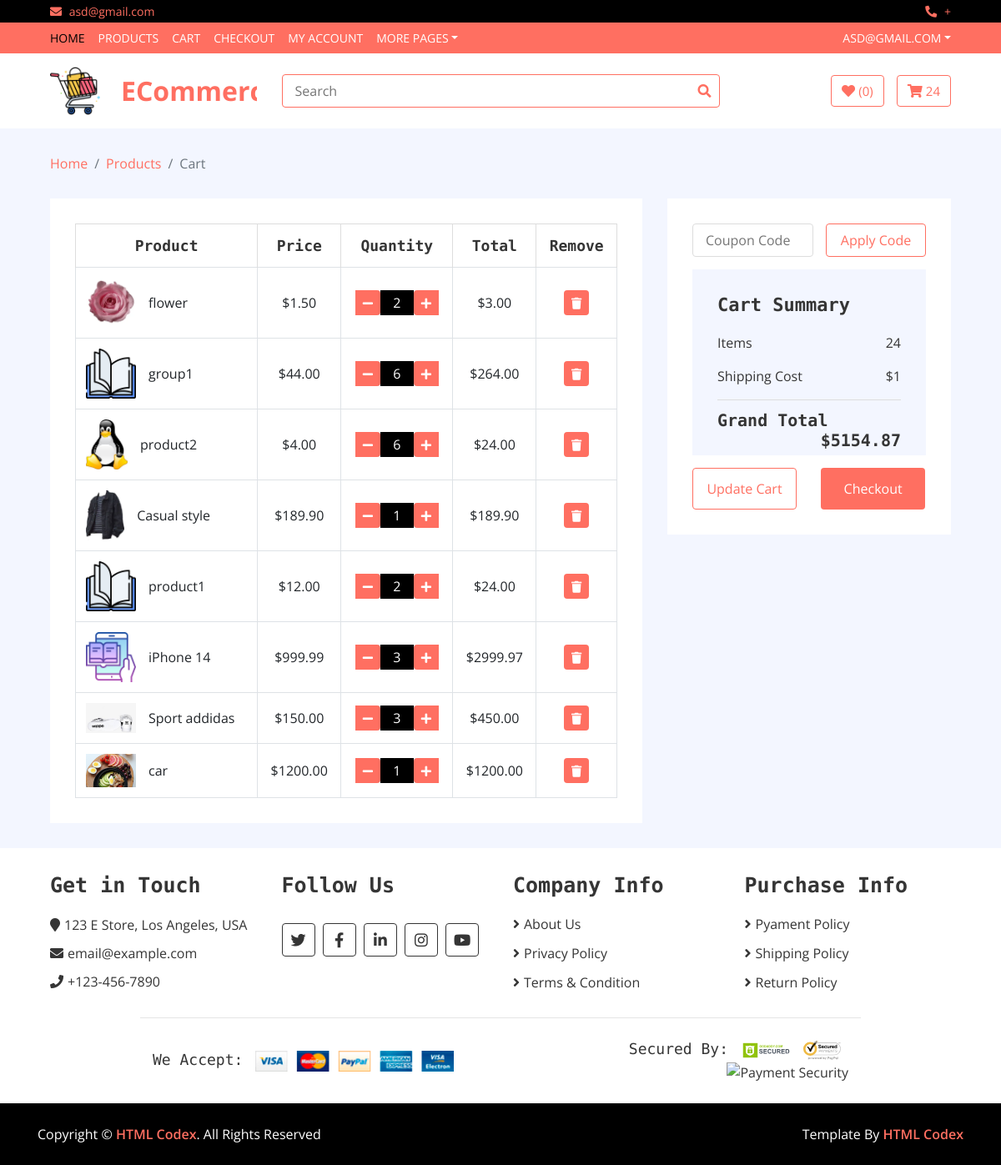
Before: /cart/ (signed in) with the older database file.
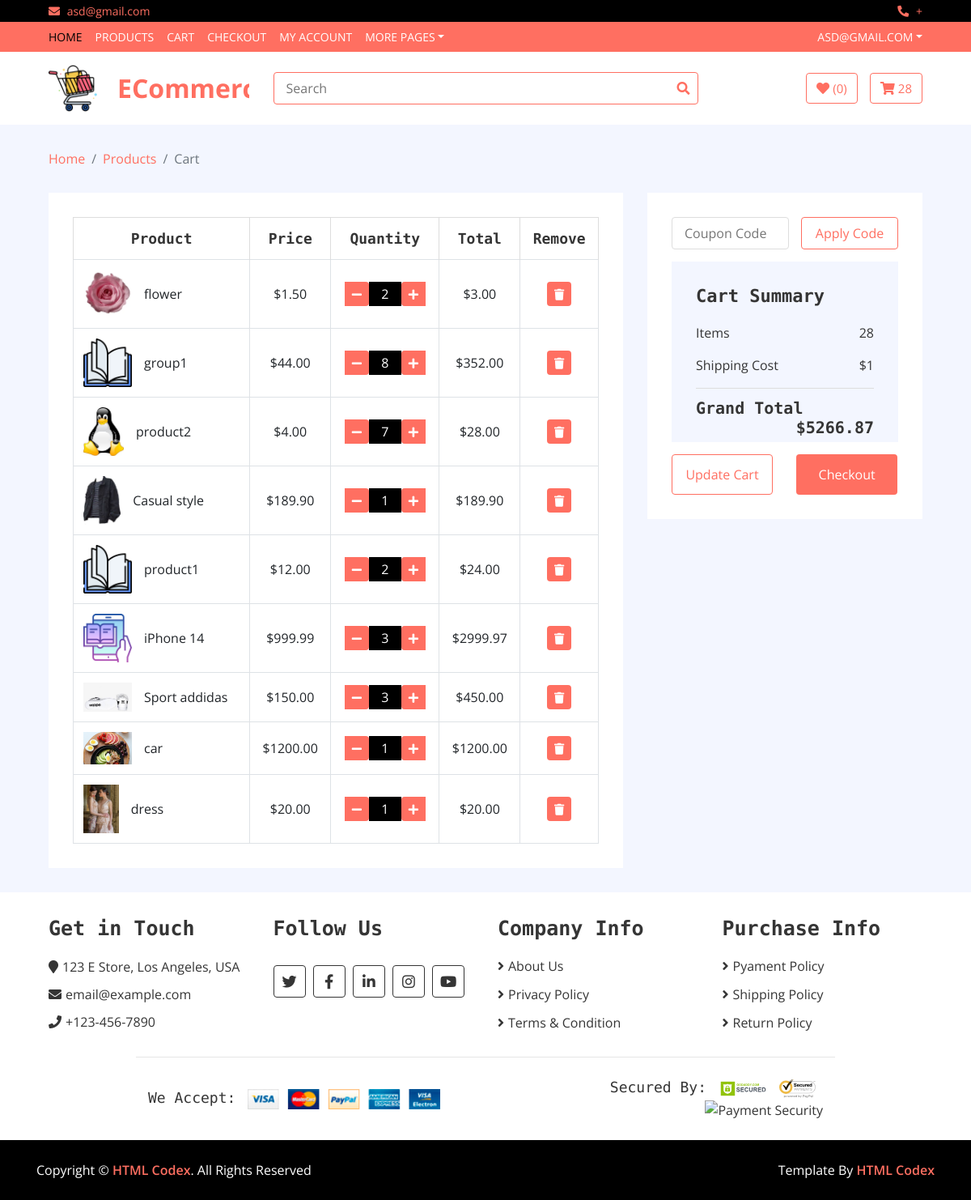
After: the same page with the newer database file.
### ecommerce_app/models.py (models this page shows, shortened)
class OrderItem(models.Model):
    product = models.ForeignKey(Product, on_delete=models.SET_NULL, blank=True , null=True)
    order = models.ForeignKey(Order, on_delete=models.SET_NULL, blank=True, null=True)
    quantity = models.IntegerField(default=0, null=True, blank=True)
    date_created = models.DateTimeField(auto_now_add=True)
    @property
    def get_total(self):
        total = self.product.price * self.quantity
        return total

class Product(models.Model):
    name = models.CharField(max_length=80)
    category = models.ForeignKey(Category, on_delete=models.CASCADE)
    description = models.TextField(blank=True, null=None)
    price = models.DecimalField(max_digits=7, decimal_places=2)
    stock = models.BooleanField(default=True)
    quantity = models.PositiveIntegerField(default=0)
    image = models.ImageField(upload_to=f"image/pro_", blank=True )
    created_at=models.DateTimeField(auto_now_add=True )
    prand =models.ForeignKey(Prand , on_delete=models.CASCADE)

class Order(models.Model):
    user = models.ForeignKey(User, on_delete=models.SET_NULL, blank=True,null=True)
    date_created = models.DateTimeField(auto_now_add=True)
    complete = models.BooleanField(default=False, null=True, blank=False)
    transaction_id = models.CharField(max_length=200,null=True,blank=True)
    @property
    def get_cart_total(self):
        orderitems = self.orderitem_set.all()
        total = sum([item.get_total for item in orderitems])
        return float(total)
    @property
    def get_cart_items(self):
        orderitems = self.orderitem_set.all()
        total = sum([item.quantity for item in orderitems])
        return total

### ecommerce_app/views.py (the view)
# urls.py: path("cart/", cart, name="cart"),
@login_required(login_url = '/login')
def cart(request):
    if request.user.is_authenticated:
        order, created = Order.objects.get_or_create(user=request.user, complete=False)
        items = order.orderitem_set.all()
        cartItems = order.get_cart_items
    else:
        items = []
        order = {"get_cart_items":0, "get_cart_total":0}
        cartItems = {"order.get_cart_items"}
    context = {
        "items": items,
        "order": order,
        "cartItems":cartItems,
    }
    return render(request, "cart.html", context)

### ecommerce_app/templates/cart.html
{% extends 'base.html' %} {% block body %}
<div class="breadcrumb-wrap">
    <div class="container-fluid">
        <ul class="breadcrumb">
            <li class="breadcrumb-item"><a href="#">Home</a></li>
            <li class="breadcrumb-item"><a href="#">Products</a></li>
            <li class="breadcrumb-item active">Cart</li>
        </ul>
    </div>
</div>
<div class="cart-page">
    <div class="container-fluid">
        <div class="row">
            <div class="col-lg-8">
                <div class="cart-page-inner">
                    <div class="table-responsive">
                        <table class="table table-bordered">
                            <thead class="thead-dark">
                                <tr>
                                    <th>Product</th>
                                    <th>Price</th>
                                    <th>Quantity</th>
                                    <th>Total</th>
                                    <th>Remove</th>
                                </tr>
                            </thead>
                            <tbody class="align-middle">
                                {% for item in items %}
                                <tr>
                                    <td>
                                        <div class="img">
                                            <a href="#"><img src="{{item.product.image.url}}" alt="Image"></a>
                                            <p>{{item.product.name}}</p>
                                        </div>
                                    </td>
                                    <td>${{item.product.price}}</td>
                                    <td>
                                        <div class="qty">
                                            <button class="btn-plus update-cart" data-product="{{item.product.id}}" data-action="remove"><i class="fa fa-minus"></i></button>
                                            <input type="text" value="{{item.quantity}}">
                                            <button class="btn-minus update-cart" data-product="{{item.product.id}}" data-action="add"><i class="fa  fa-plus"></i></button>
                                        </div>
                                    </td>
                                    <td>${{item.get_total}}</td>
                                    <td><button><i class="fa fa-trash"></i></button></td>
                                </tr>
                                {%endfor%}
                            </tbody>
                        </table>
                    </div>
                </div>
            </div>
            <div class="col-lg-4">
                <div class="cart-page-inner">
                    <div class="row">
                        <div class="col-md-12">
                            <div class="coupon">
                                <input type="text" placeholder="Coupon Code">
                                <button>Apply Code</button>
                            </div>
                        </div>
                        <div class="col-md-12">
                            <div class="cart-summary">
                                <div class="cart-content">
                                    <h1>Cart Summary</h1>
                                    <p>Items<span>{{order.get_cart_items}}</span></p>
                                    <p>Shipping Cost<span>$1</span></p>
                                    <h2>Grand Total<span>${{order.get_cart_total}}</span></h2>
                                </div>
                                <div class="cart-btn">
                                    <button>Update Cart</button>
                                    <button onclick="location.href='{% url 'checkout'%}'">Checkout</button>
                                </div>
                            </div>
                        </div>
                    </div>
                </div>
            </div>
        </div>
    </div>
</div>
{% endblock body %}

### ecommerce_app/templates/base.html (shortened to what the changed rows need)
{% load static %}
<!DOCTYPE html>
<html lang="en">
<head>
    <link href="https://stackpath.bootstrapcdn.com/bootstrap/4.4.1/css/bootstrap.min.css" rel="stylesheet">
    <link href="https://cdnjs.cloudflare.com/ajax/libs/font-awesome/5.10.0/css/all.min.css" rel="stylesheet">
    <link href="{%static 'lib/slick/slick.css'%}" rel="stylesheet">
    <link href="{%static 'lib/slick/slick-theme.css'%}" rel="stylesheet">
    <link href="{%static 'css/style.css'%}" rel="stylesheet"> {% block style %} {% endblock %}
    <link href="{%static 'css/style.css'%}" rel="stylesheet">
</head>
<body>
    <div class="bottom-bar">
        <div class="container-fluid">
            <div class="row align-items-center">
                <div class="col-md-3">
                    <div class="user">
                        <a href="{% url 'cart'%}" class="btn cart ">
                            <i class="fa fa-shopping-cart "></i>
                            <span> {{cartItems}} </span>
                        </a>
                    </div>
                </div>
            </div>
        </div>
    </div>
    {% block body%} {% endblock %}
    <div class="footer">
        <div class="container-fluid">
            <div class="row">
                <div class="col-lg-3 col-md-6">
                    <div class="footer-widget">
                        <h2>Get in Touch</h2>
                    </div>
                </div>
                <div class="col-lg-3 col-md-6">
                    <div class="footer-widget">
                        <h2>Follow Us</h2>
                    </div>
                </div>
                <div class="col-lg-3 col-md-6">
                    <div class="footer-widget">
                        <h2>Company Info</h2>
                    </div>
                </div>
                <div class="col-lg-3 col-md-6">
                    <div class="footer-widget">
                        <h2>Purchase Info</h2>
                    </div>
                </div>
            </div>
            <div class="row payment align-items-center">
                <div class="col-md-6">
                    <div class="payment-method">
                        <h2>We Accept:</h2>
                    </div>
                </div>
                <div class="col-md-6">
                    <div class="payment-security">
                        <h2>Secured By:</h2>
                    </div>
                </div>
            </div>
        </div>
    </div>
</body>
</html>

Changed rows visible on the page:
changed OrderItem "group1": quantity "6" → "8"; get_total "264.00" → "352.00"
changed OrderItem "product2": quantity "6" → "7"; get_total "24.00" → "28.00"
added OrderItem: product.image (picture), product.name "dress", product.price "20.00", quantity "1", get_total "20.00"
changed through a linked row, Order: get_cart_items "24" → "28"; get_cart_total "5154.87" → "5266.87"
Other visible differences:
{{ cartItems }}: "24" → "28"
